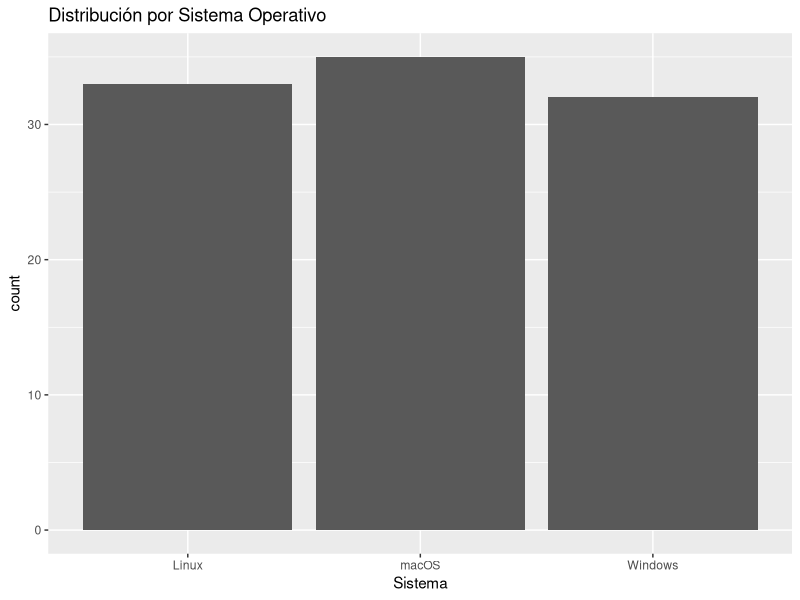
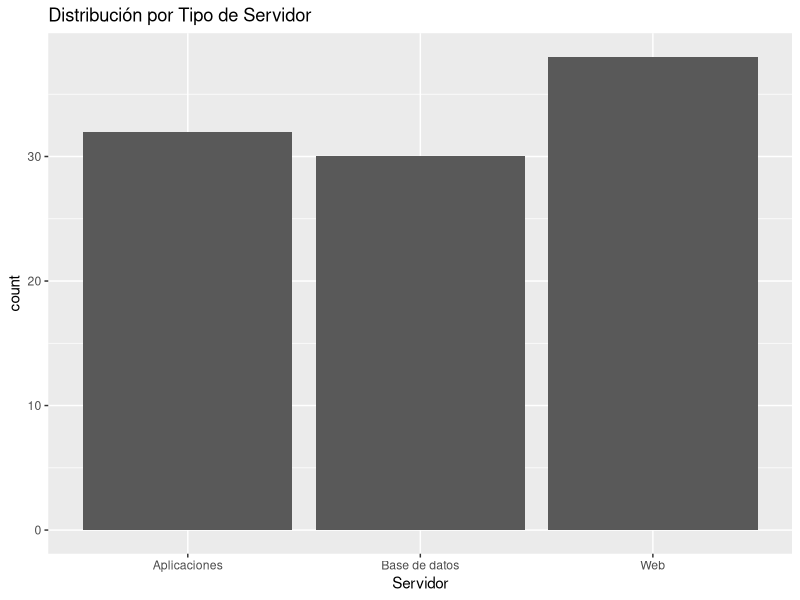

Generate these figures, in order, with R: (Note: this script raises an error after producing the figures.)
############### Generar un dataset en el contexto de TI ########################
#Variables:
#Sistema Operativo (cualitativa): Linux, Windows, macOS.
#Tipo de Servidor (cualitativa): Base de datos, Web, Aplicaciones.
#Tiempo de Respuesta (cuantitativa): tiempo promedio en milisegundos (ms).
#Carga de CPU (cuantitativa): porcentaje promedio de uso de CPU (%).

set.seed(123) # Para reproducibilidad
data <- data.frame(
  Sistema = sample(c("Linux", "Windows", "macOS"), 100, replace = TRUE),
  Servidor = sample(c("Base de datos", "Web", "Aplicaciones"), 100, replace = TRUE),
  TiempoRespuesta = rnorm(100, mean = 200, sd = 50), # Cuantitativa (ms)
  CargaCPU = runif(100, min = 20, max = 90) # Cuantitativa (%)
)
head(data)  # Muestra las primeras 6 filas
tail(data)  # Muestra las últimas 6 filas
View(data)  # Abre una vista interactiva 

#-----------------------------------------------------------------------------#
####################### Representación Tabular  ###############################
# Tablas de frecuencia para observar la distribución en variable Cualitativas.

table(data$Sistema)
table(data$Servidor)

# Resumen estadístico con medidas como la media, mediana, y rango.en variable 
# Cuantitativas
summary(data$TiempoRespuesta)
summary(data$CargaCPU)

#-----------------------------------------------------------------------------#
####################### Representación Gráfica  ###############################
library(ggplot2)
library(patchwork)
# Gráficos de barras para mostrar frecuencias en variables Cualitativas
ggplot(data, aes(x = Sistema)) + geom_bar() + ggtitle("Distribución por Sistema Operativo")
ggplot(data, aes(x = Servidor)) + geom_bar() + ggtitle("Distribución por Tipo de Servidor")

# Histogramas y boxplots histogramas para ver la distribución y boxplots para 
# analizar la dispersión en variables Cuantitativas
(hist_tiempo + box_tiempo) / (hist_carga + box_carga)
par(mfrow = c(2, 2))  # Configura una cuadrícula de 2x2
hist(data$TiempoRespuesta, main = "Histograma de Tiempo de Respuesta", xlab = "Tiempo (ms)")
boxplot(data$TiempoRespuesta, main = "Boxplot de Tiempo de Respuesta")
hist(data$CargaCPU, main = "Histograma de Carga de CPU", xlab = "Carga (%)")
boxplot(data$CargaCPU, main = "Boxplot de Carga de CPU")

#-----------------------------------------------------------------------------#
####################### Características Numéricas   ############################

# Desviación estándar podemos ver la Homogeniedad 
sd(data$TiempoRespuesta)           # 51.11892
sd(data$CargaCPU)                  # 20.58926

# Prueba de normalidad podemos ver la normallidad
shapiro.test(data$TiempoRespuesta) #p-value = 0.04013
shapiro.test(data$CargaCPU)        #p-value = 0.0005709

########--------Interpretación de resultados------------#######
#¿LOS DATOS SON HOMOGÉNEOS?
###Si la desviación estándar es baja en comparación con la media, los datos son homogéneos###
# En nuestro caso tanto el Tiempo de respuesta es homogeneo, puesto que la D. Estandar es de 
# 51.11892 es menor que la media de la misma variable que es de 199.62 
# Al igual que la variable CargaCPU es homogeneo, ya que la D. Estandar es de 20.58926
# es menor que la media que es 54.28

# ¿SOSPECHA DE NORMALIDAD?
###Si el p-valor de la prueba Shapiro-Wilk es mayor a 0.05, los datos podrían ajustarse a una distribución normal.###
# En nuestra variable TiempoRespuesta tenemeos que nuestro p valor es de 0.04013 es menor a 0.05, 
#lo que sugiere que los datos no siguen una distribución normal.
# En la cariable CargaCPU tenemos que nuestro p valor es de 0.0005709 lo que es mucho menor a 0.05,
# indicando que los datos de Carga de CPU sugieren que no son normales.
